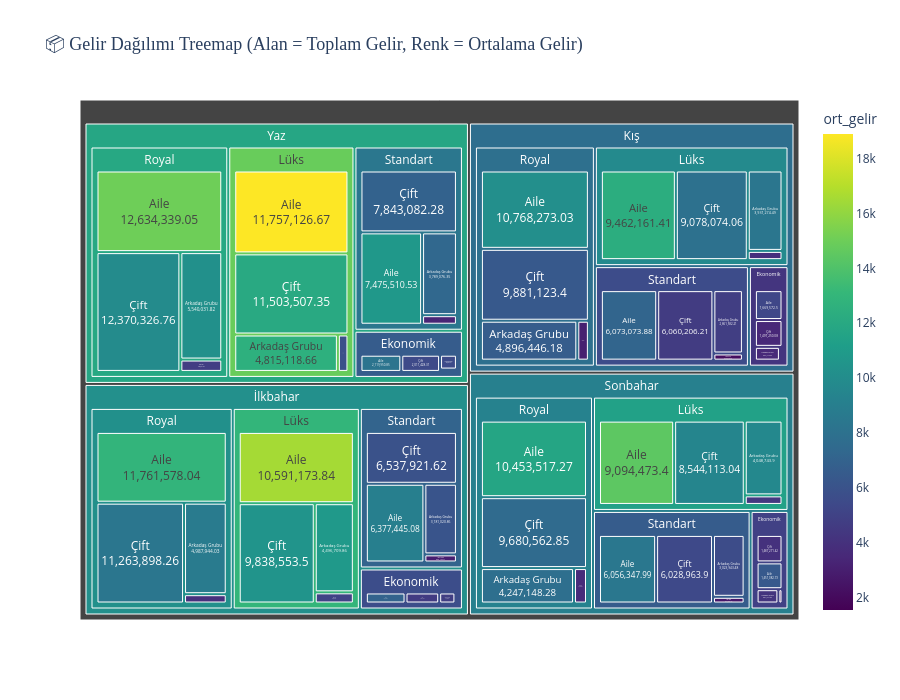

The notebook cell saved with this chart:
### Markdown cell above
### 10.2 📦 Treemap - Gelir ve Harcama Dağılımı

Dikdörtgen alanlarda gelir dağılımını göreceğiz - büyük alan = yüksek gelir!

### Code cell
# Treemap için gelir verisi
treemap_data = df.groupby(['mevsim', 'cadir_tipi', 'musteri_tipi']).agg({
    'toplam_tutar': ['sum', 'count', 'mean']
}).reset_index()
treemap_data.columns = ['mevsim', 'cadir_tipi', 'musteri_tipi', 'toplam_gelir', 'musteri_sayisi', 'ort_gelir']

# Treemap oluştur
fig_treemap = px.treemap(
    treemap_data,
    path=['mevsim', 'cadir_tipi', 'musteri_tipi'],
    values='toplam_gelir',
    color='ort_gelir',
    color_continuous_scale='Viridis',
    title='📦 Gelir Dağılımı Treemap (Alan = Toplam Gelir, Renk = Ortalama Gelir)',
    hover_data={
        'toplam_gelir': ':,.0f',
        'musteri_sayisi': ':,',
        'ort_gelir': ':,.0f'
    }
)

fig_treemap.update_layout(
    height=700,
    font=dict(size=12),
    title_font=dict(size=18, family='Arial Black')
)

fig_treemap.update_traces(
    textposition='middle center',
    textinfo='label+value'
)

fig_treemap.show()

# Gelir analizi
print("\n" + "="*70)
print("💰 GELİR DAĞILIMI ANALİZİ")
print("="*70)
top5_gelir = treemap_data.nlargest(5, 'toplam_gelir')[['mevsim', 'cadir_tipi', 'musteri_tipi', 'toplam_gelir', 'musteri_sayisi', 'ort_gelir']]
print("\n🏆 En Yüksek Gelir Getiren Top 5 Segment:")
print(top5_gelir.to_string(index=False))

print(f"\n📊 Toplam Gelir: ₺{treemap_data['toplam_gelir'].sum():,.0f}")
print(f"🎯 En Karlı Segment Geliri: ₺{treemap_data['toplam_gelir'].max():,.0f}")
print(f"📈 Top 5 Segmentin Toplam Gelirdeki Payı: %{(top5_gelir['toplam_gelir'].sum() / treemap_data['toplam_gelir'].sum()) * 100:.1f}")

### Figure 1 — Plotly figure (JSON) as saved in the notebook; plotly's stock layout.template omitted (floating-point values rounded to 4 significant figures; data arrays with more than 128 entries replaced by an {"elided": "..."} marker saying what was removed)
{"data": [{"branchvalues": "total", "customdata": {"elided": "84x3 mixed values"}, "domain": {"x": [0, 1], "y": [0, 1]}, "hovertemplate": "labels=%{label}<br>toplam_gelir=%{customdata[0]:,.0f}<br>parent=%{parent}<br>id=%{id}<br>musteri_sayisi=%{customdata[1]:,}<br>ort_gelir=%{color:,.0f}<extra></extra>", "ids": ["Kış/Ekonomik/Aile", "Kış/Ekonomik/Arkadaş Grubu", "Kış/Ekonomik/Tek Kişi", "Kış/Ekonomik/Çift", "Kış/Lüks/Aile", "Kış/Lüks/Arkadaş Grubu", "Kış/Lüks/Tek Kişi", "Kış/Lüks/Çift", "Kış/Royal/Aile", "Kış/Royal/Arkadaş Grubu", "Kış/Royal/Tek Kişi", "Kış/Royal/Çift", "Kış/Standart/Aile", "Kış/Standart/Arkadaş Grubu", "Kış/Standart/Tek Kişi", "Kış/Standart/Çift", "Sonbahar/Ekonomik/Aile", "Sonbahar/Ekonomik/Arkadaş Grubu", "Sonbahar/Ekonomik/Tek Kişi", "Sonbahar/Ekonomik/Çift", "Sonbahar/Lüks/Aile", "Sonbahar/Lüks/Arkadaş Grubu", "Sonbahar/Lüks/Tek Kişi", "Sonbahar/Lüks/Çift", "Sonbahar/Royal/Aile", "Sonbahar/Royal/Arkadaş Grubu", "Sonbahar/Royal/Tek Kişi", "Sonbahar/Royal/Çift", "Sonbahar/Standart/Aile", "Sonbahar/Standart/Arkadaş Grubu", "Sonbahar/Standart/Tek Kişi", "Sonbahar/Standart/Çift", "Yaz/Ekonomik/Aile", "Yaz/Ekonomik/Arkadaş Grubu", "Yaz/Ekonomik/Tek Kişi", "Yaz/Ekonomik/Çift", "Yaz/Lüks/Aile", "Yaz/Lüks/Arkadaş Grubu", "Yaz/Lüks/Tek Kişi", "Yaz/Lüks/Çift", "Yaz/Royal/Aile", "Yaz/Royal/Arkadaş Grubu", "Yaz/Royal/Tek Kişi", "Yaz/Royal/Çift", "Yaz/Standart/Aile", "Yaz/Standart/Arkadaş Grubu", "Yaz/Standart/Tek Kişi", "Yaz/Standart/Çift", "İlkbahar/Ekonomik/Aile", "İlkbahar/Ekonomik/Arkadaş Grubu", "İlkbahar/Ekonomik/Tek Kişi", "İlkbahar/Ekonomik/Çift", "İlkbahar/Lüks/Aile", "İlkbahar/Lüks/Arkadaş Grubu", "İlkbahar/Lüks/Tek Kişi", "İlkbahar/Lüks/Çift", "İlkbahar/Royal/Aile", "İlkbahar/Royal/Arkadaş Grubu", "İlkbahar/Royal/Tek Kişi", "İlkbahar/Royal/Çift", "İlkbahar/Standart/Aile", "İlkbahar/Standart/Arkadaş Grubu", "İlkbahar/Standart/Tek Kişi", "İlkbahar/Standart/Çift", "Kış/Ekonomik", "Kış/Lüks", "Kış/Royal", "Kış/Standart", "Sonbahar/Ekonomik", "Sonbahar/Lüks", "Sonbahar/Royal", "Sonbahar/Standart", "Yaz/Ekonomik", "Yaz/Lüks", "Yaz/Royal", "Yaz/Standart", "İlkbahar/Ekonomik", "İlkbahar/Lüks", "İlkbahar/Royal", "İlkbahar/Standart", "Kış", "Sonbahar", "Yaz", "İlkbahar"], "labels": ["Aile", "Arkadaş Grubu", "Tek Kişi", "Çift", "Aile", "Arkadaş Grubu", "Tek Kişi", "Çift", "Aile", "Arkadaş Grubu", "Tek Kişi", "Çift", "Aile", "Arkadaş Grubu", "Tek Kişi", "Çift", "Aile", "Arkadaş Grubu", "Tek Kişi", "Çift", "Aile", "Arkadaş Grubu", "Tek Kişi", "Çift", "Aile", "Arkadaş Grubu", "Tek Kişi", "Çift", "Aile", "Arkadaş Grubu", "Tek Kişi", "Çift", "Aile", "Arkadaş Grubu", "Tek Kişi", "Çift", "Aile", "Arkadaş Grubu", "Tek Kişi", "Çift", "Aile", "Arkadaş Grubu", "Tek Kişi", "Çift", "Aile", "Arkadaş Grubu", "Tek Kişi", "Çift", "Aile", "Arkadaş Grubu", "Tek Kişi", "Çift", "Aile", "Arkadaş Grubu", "Tek Kişi", "Çift", "Aile", "Arkadaş Grubu", "Tek Kişi", "Çift", "Aile", "Arkadaş Grubu", "Tek Kişi", "Çift", "Ekonomik", "Lüks", "Royal", "Standart", "Ekonomik", "Lüks", "Royal", "Standart", "Ekonomik", "Lüks", "Royal", "Standart", "Ekonomik", "Lüks", "Royal", "Standart", "Kış", "Sonbahar", "Yaz", "İlkbahar"], "marker": {"coloraxis": "coloraxis", "colors": [5283.0, 3560.0, 1539.0, 3482.0, 12340.0, 8347.0, 3926.0, 8027.0, 10120.0, 6635.0, 3064.0, 6420.0, 7120.0, 4769.0, 2187.0, 4655.0, 6392.0, 4202.0, 2048.0, 3987.0, 14480.0, 9686.0, 4420.0, 9462.0, 11750.0, 7865.0, 3722.0, 7539.0, 8470.0, 5559.0, 2640.0, 5373.0, 8217.0, 5477.0, 2492.0, 5436.0, 18900.0, 12540.0, 5849.0, 12050.0, 15040.0, 10240.0, 4688.0, 9873.0, 10800.0, 7301.0, 3335.0, 6978.0, 7018.0, 4768.0, 2201.0, 4562.0, 16550.0, 10810.0, 5029.0, 10510.0, 12900.0, 8735.0, 3934.0, 8400.0, 9033.0, 6106.0, 2960.0, 5933.0, 4224.0, 9780.0, 7910.0, 5601.0, 4901.0, 11440.0, 9265.0, 6567.0, 6549.0, 14840.0, 11930.0, 8422.0, 5629.0, 12950.0, 10230.0, 7102.0, 7807.0, 9121.0, 11780.0, 10210.0]}, "name": "", "parents": ["Kış/Ekonomik", "Kış/Ekonomik", "Kış/Ekonomik", "Kış/Ekonomik", "Kış/Lüks", "Kış/Lüks", "Kış/Lüks", "Kış/Lüks", "Kış/Royal", "Kış/Royal", "Kış/Royal", "Kış/Royal", "Kış/Standart", "Kış/Standart", "Kış/Standart", "Kış/Standart", "Sonbahar/Ekonomik", "Sonbahar/Ekonomik", "Sonbahar/Ekonomik", "Sonbahar/Ekonomik", "Sonbahar/Lüks", "Sonbahar/Lüks", "Sonbahar/Lüks", "Sonbahar/Lüks", "Sonbahar/Royal", "Sonbahar/Royal", "Sonbahar/Royal", "Sonbahar/Royal", "Sonbahar/Standart", "Sonbahar/Standart", "Sonbahar/Standart", "Sonbahar/Standart", "Yaz/Ekonomik", "Yaz/Ekonomik", "Yaz/Ekonomik", "Yaz/Ekonomik", "Yaz/Lüks", "Yaz/Lüks", "Yaz/Lüks", "Yaz/Lüks", "Yaz/Royal", "Yaz/Royal", "Yaz/Royal", "Yaz/Royal", "Yaz/Standart", "Yaz/Standart", "Yaz/Standart", "Yaz/Standart", "İlkbahar/Ekonomik", "İlkbahar/Ekonomik", "İlkbahar/Ekonomik", "İlkbahar/Ekonomik", "İlkbahar/Lüks", "İlkbahar/Lüks", "İlkbahar/Lüks", "İlkbahar/Lüks", "İlkbahar/Royal", "İlkbahar/Royal", "İlkbahar/Royal", "İlkbahar/Royal", "İlkbahar/Standart", "İlkbahar/Standart", "İlkbahar/Standart", "İlkbahar/Standart", "Kış", "Kış", "Kış", "Kış", "Sonbahar", "Sonbahar", "Sonbahar", "Sonbahar", "Yaz", "Yaz", "Yaz", "Yaz", "İlkbahar", "İlkbahar", "İlkbahar", "İlkbahar", "", "", "", ""], "textinfo": "label+value", "textposition": "middle center", "type": "treemap", "values": [1670000.0, 697700.0, 72330.0, 1497000.0, 9462000.0, 3931000.0, 451500.0, 9078000.0, 10770000.0, 4896000.0, 588300.0, 9881000.0, 6073000.0, 2862000.0, 323700.0, 6060000.0, 1451000.0, 651300.0, 122900.0, 1487000.0, 9094000.0, 4049000.0, 517100.0, 8544000.0, 10450000.0, 4247000.0, 591800.0, 9681000.0, 6056000.0, 3024000.0, 327300.0, 6029000.0, 2120000.0, 755800.0, 119600.0, 2011000.0, 11760000.0, 4815000.0, 491300.0, 11500000.0, 12630000.0, 5540000.0, 637500.0, 12370000.0, 7476000.0, 3789000.0, 436900.0, 7843000.0, 1832000.0, 748500.0, 70420.0, 1556000.0, 10590000.0, 4497000.0, 563300.0, 9839000.0, 11760000.0, 4988000.0, 507500.0, 11260000.0, 6377000.0, 3181000.0, 364100.0, 6538000.0, 3937000.0, 22920000.0, 26130000.0, 15320000.0, 3713000.0, 22200000.0, 24970000.0, 15440000.0, 5007000.0, 28570000.0, 31180000.0, 19540000.0, 4206000.0, 25490000.0, 28520000.0, 16460000.0, 68310000.0, 66330000.0, 84300000.0, 74680000.0]}], "layout": {"coloraxis": {"colorbar": {"title": {"text": "ort_gelir"}}, "colorscale": [[0, "#440154"], [0.1111, "#482878"], [0.2222, "#3e4989"], [0.3333, "#31688e"], [0.4444, "#26828e"], [0.5556, "#1f9e89"], [0.6667, "#35b779"], [0.7778, "#6ece58"], [0.8889, "#b5de2b"], [1, "#fde725"]]}, "font": {"size": 12}, "height": 700, "legend": {"tracegroupgap": 0}, "title": {"font": {"family": "Arial Black", "size": 18}, "text": "📦 Gelir Dağılımı Treemap (Alan = Toplam Gelir, Renk = Ortalama Gelir)"}}}
